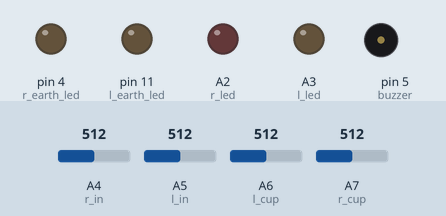
The sketch below on a simulated Arduino Nano, built with avr-gcc and run on an emulated ATmega328P. Shown: output pins drawn as LEDs (lit = HIGH), buzzer (waves = sounding, pin HIGH). Dashed ring = blinking. The inputs (shaded band) are chosen by the test bench; at power-on: A4 (r_in) = 512, A7 (r_cup) = 512, A6 (l_cup) = 512, A5 (l_in) = 512. What the sketch prints to the serial monitor is not drawn.

Above: at 3.2 s.
3.3 s: A4 (r_in) set to 105
4.8 s: A4 (r_in) set to 89
At 5.7 s:
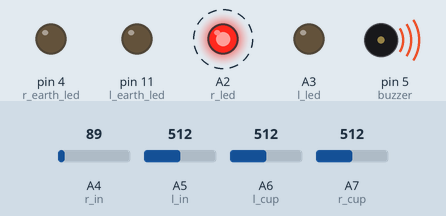
7.8 s: A7 (r_cup) set to 110
10.8 s: A7 (r_cup) set to 88
At 13.5 s:
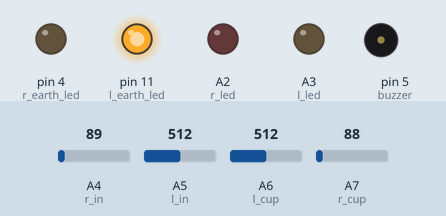
13.8 s: A6 (l_cup) set to 108
15.3 s: A6 (l_cup) set to 91
At 15.8 s:
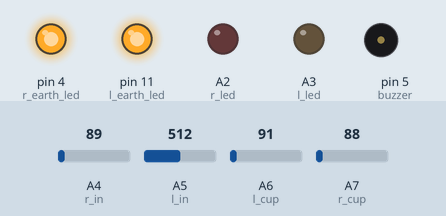
Timing chart, 0 to 17.8 s (numbered marks = the images above; inputs shaded):
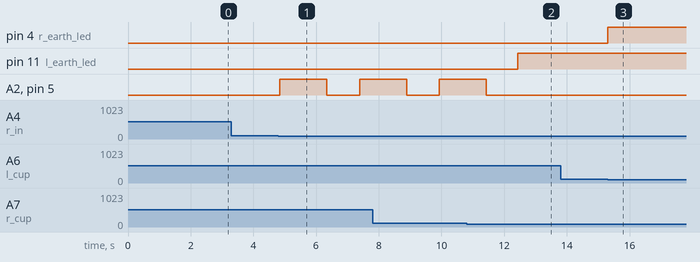

The sketch:

VSM_PCB.ino
```cpp
#define buzzer 5

#define r_led A2
#define r_in A4
#define r_cup A7

#define l_led A3
#define l_in A5
#define l_cup A6

//#define earth 7
#define l_earth_led 11
#define r_earth_led 4

int thresh = 100;

int cup_mean(int c_val);

int cup_thresh = 100;
// declaring variables
int r_val;
int previous_r_val = HIGH;
int r_cup_val;
bool r_cup_touch = false;
bool cup_touch = false;

int l_val;
int previous_l_val = HIGH;
int l_cup_val;
bool l_cup_touch = false;

int earth_val;

long r_timer;
long l_timer;
long earth_timer;

long prt = 0;
long plt = 0;
long pet = 0;

bool m = false;
bool l_first = false;
bool r_first = false;

int r_points = 0;
int l_points = 0;
int previous_r_points = 0;
int previous_l_points = 0;

int trigger;

long threshold = 40;

void setup() {
  // put your setup code here, to run once:
  delay(2001);
  pinMode(buzzer, OUTPUT);
  pinMode(r_led, OUTPUT);
  pinMode(l_led, OUTPUT);
  pinMode(r_in, INPUT_PULLUP);
  pinMode(r_cup, INPUT_PULLUP);
  pinMode(l_in, INPUT_PULLUP);
  pinMode(l_cup, INPUT_PULLUP);
//  pinMode(earth, INPUT_PULLUP);
  pinMode(r_earth_led, OUTPUT);
  pinMode(l_earth_led, OUTPUT);
  Serial.begin(115200);
}

void loop() {
  r_val = analogRead(r_in);
  l_val = analogRead(l_in);

  // ct (current time) equals millis(), which is the time the Arduino is running in milliseconds
  unsigned long ct = millis();

  r_cup_val = analogRead(r_cup);
  l_cup_val = analogRead(l_cup);

  //arth_val = digitalRead(earth);

  //if(r_cup_val == LOW && cup_touch == false){
  //  cup_touch = true;
  //}

  //if(l_cup_val == LOW && cup_touch == false){
  //  cup_touch = true;
  //}

// right side first
  // if right epee button has been pressed (r_val == LOW means right epee button has been pressed) and it wasn't pressed before, and left epee button has not been pressed (!l_first means l_first = false)
  if(r_val < thresh && previous_r_val == HIGH && !l_first){
    cup_touch = false;
    m = true;
    trigger = 1;
    // check give points if cup or piste are not receiving current (in this case, HIGH, means the l_cup and earth aren't receiving current)
   // if(l_cup_val > 300 && l_cup_val < cup_thresh && earth_val == HIGH){
      // give points to right player
      r_points++;
      trigger = 2;
      // previous right timer (prt) equals current time. This will "reset" our r_timer, which is defined some lines bellow as: r_timer = ct - prt. We will use this timer to see if there was a double touch
      prt = ct;
      // right player was the first to touch
      r_first = true;
      // previous right value is LOW (meaning that the button was pressed). This is done to avoid this if statement from ruinning indefinetly
      previous_r_val = LOW;
   // }
  }

  // since prt = ct, the timer will be restarted and will count from 0 to 40 milliseconds (the time for the double touch to be awarded)
  r_timer = ct - prt;
  // while the r_timer is not above 40 ms, and left player hasn't touched
  if(!l_first && r_timer < threshold){
    trigger = 4;
    //digitalWrite(r_led, HIGH);
    // if left player's button has been pressed
    if(l_val < thresh){
      trigger = 5;
      // and it wasn't cup or ground
    //  if(r_cup_val == HIGH && earth_val == HIGH){
        trigger = 6;
      // award points to left player
      l_points++;
      //digitalWrite(l_led, HIGH);
    //  }
    }
    if(r_cup_val < cup_thresh && cup_touch == false){
      trigger = 7;
    previous_l_val = LOW;
    previous_r_points = r_points;
    cup_touch = true;
  }
  }

// left side first

  if(l_val < thresh && previous_l_val == HIGH && r_first == false){
    trigger = 9;
    cup_touch = false;
    m = true;
  //  if(r_cup_val > 300 && r_cup_val < cup_thresh && earth_val == 1){
      trigger = 10;
      l_points++;
      plt = ct;
      //digitalWrite(l_led, HIGH);
      //digitalWrite(buzzer, HIGH);
      l_first = true;
      previous_l_val = LOW;
  //  }
  }

  l_timer = ct - plt;

  if(l_timer < threshold){
    trigger = 11;
    //digitalWrite(l_led, HIGH);
    if(r_val < thresh){
      trigger = 12;
    //  if(l_cup_val == HIGH && earth_val == HIGH){
        trigger = 13;
      r_points++;
      //digitalWrite(r_led, HIGH);
    //  }
    }

  if(l_cup_val < cup_thresh && cup_touch == false){
    trigger = 15;
    previous_r_val = LOW;
    previous_l_points = l_points;
    cup_touch = true;
  }
  }

  earth_timer = ct - pet;

  // after right and left coutdown timers exceed the double touch time threshold, turn on the scoreboard lights
  if(r_timer > threshold && l_timer > threshold){
    trigger = 16;
    // if both touch, turn both lights
    if(r_points != previous_r_points && l_points != previous_l_points && cup_touch == false && m == true){
      trigger = 17;
      digitalWrite(r_led, HIGH);
      digitalWrite(l_led, HIGH);
      digitalWrite(buzzer, HIGH);
      delay(1500);
      digitalWrite(r_led, LOW);
      digitalWrite(l_led, LOW);
      digitalWrite(buzzer, LOW);
      previous_r_points = r_points;
      previous_l_points = l_points;
      r_first = false;
      l_first = false;
      previous_r_val = HIGH;
      previous_l_val = HIGH;
      cup_touch = false;
      m = false;
      delay(1000);
    }
    // if only right side touches, turn only right LEDs
    else if(r_points != previous_r_points && l_points == previous_l_points && cup_touch == false && m == true){
      trigger = 18;
      digitalWrite(r_led, HIGH);
      digitalWrite(buzzer, HIGH);
      delay(1500);
      previous_r_points = r_points;
      digitalWrite(r_led, LOW);
      digitalWrite(l_led, LOW);
      digitalWrite(buzzer, LOW);
      previous_r_points = r_points;
      r_first = false;
      l_first = false;
      previous_r_val = HIGH;
      previous_l_val = HIGH;
      cup_touch = false;
      m = false;
      delay(1000);
    }
    // if only left side touches, turn only left LEDs
    else if(r_points == previous_r_points && l_points != previous_l_points && cup_touch == false && m == true){
      trigger = 19;
      digitalWrite(l_led, HIGH);
      digitalWrite(buzzer, HIGH);
      delay(1500);
      previous_l_points = l_points;
      digitalWrite(r_led, LOW);
      digitalWrite(l_led, LOW);
      digitalWrite(buzzer, LOW);
      r_first = false;
      l_first = false;
      previous_r_val = HIGH;
      previous_l_val = HIGH;
      cup_touch = false;
      m = false;
      delay(1000);
    }

    // if no one touches, lights and buzzer stay off
    else{
      trigger = 20;
    digitalWrite(r_led, LOW);
    digitalWrite(l_led, LOW);
    digitalWrite(buzzer, LOW);
    r_first = false;
      l_first = false;
      previous_r_val = HIGH;
      previous_l_val = HIGH;
      cup_touch = false;
      m = false;
  }
  }
//if(r_timer > threshold && l_timer > threshold){
//      cup_touch = true;
 //     trigger = 21;
  //  }

  // cup grounding LEDs
  if(l_cup_val < cup_thresh){
    digitalWrite(r_earth_led, HIGH);
    //digitalWrite(l_earth_led, HIGH);
  }

  if(r_cup_val < cup_thresh){
    digitalWrite(l_earth_led, HIGH);
    //digitalWrite(l_earth_led, HIGH);
  }

  else if(r_cup_val > cup_thresh  && l_cup_val > cup_thresh){
    digitalWrite(r_earth_led, LOW);
    digitalWrite(l_earth_led, LOW);
  }

  //Serial.print("l_cup:  "); Serial.println(cup_touch);
  //Serial.print("trigger:  "); Serial.println(trigger);
  //Serial.print("r_val:  "); Serial.println(previous_r_val);
  // uncomment for debugging

  Serial.print("right:  "); Serial.print(r_points); Serial.print("     prev?   "); Serial.println(previous_r_points);

  Serial.print("left:   "); Serial.print(l_points); Serial.print("     prev?   "); Serial.println(previous_l_points);
  //Serial.println(""); Serial.println("");
  //Serial.print("r_cup:  "); Serial.println(r_cup_val);
  //Serial.print("l_cup:  "); Serial.println(l_cup_val);
  //Serial.print("earth:  "); Serial.println(earth_val);
  //Serial.print("trigger:  "); Serial.println(trigger);
  //Serial.print("r_timer:  "); Serial.println(r_timer);
  //Serial.print("l_timer:  "); Serial.println(l_timer);
  //Serial.println(""); Serial.println(""); Serial.println(""); Serial.println("");
  //
}
```

Measured:
- the behaviour switches between 100 and 99 on A4 (r_in) (found by bisection; images 0 and 1)
- the behaviour switches between 100 and 99 on A7 (r_cup) (found by bisection; images 1 and 2)
- the behaviour switches between 100 and 99 on A6 (l_cup) (found by bisection; images 2 and 3)
- after the input at 4.8 s, A2 (r_led), pin 5 (buzzer): LOW → HIGH at once, → LOW 1.5 s later, → HIGH 1.0 s later
- after the input at 10.8 s, pin 11 (l_earth_led): LOW → HIGH after 1.6 s; A2 (r_led), pin 5 (buzzer): goes on until 11.4 s, then stays LOW
- after the input at 15.3 s, pin 4 (r_earth_led): LOW → HIGH at once
